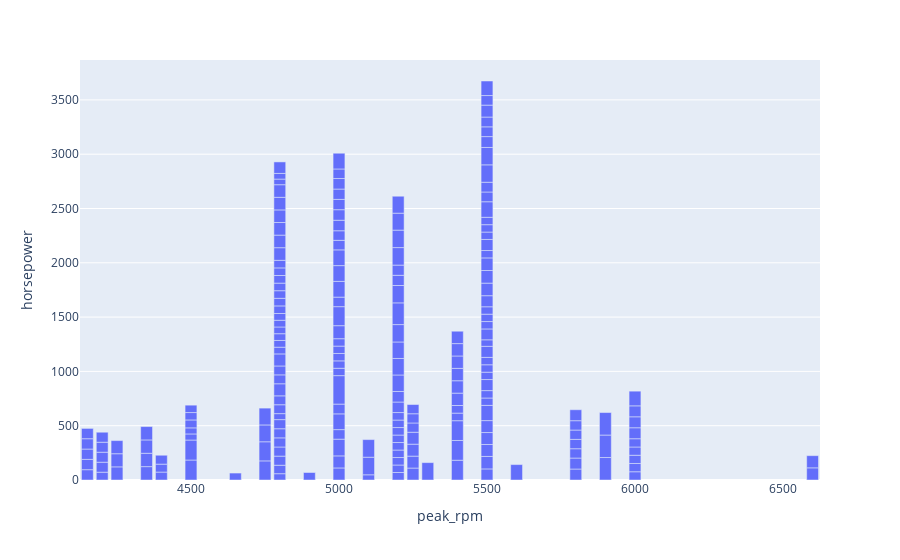

Notebook source saved alongside this figure:
### Markdown cell above
## Bar Plot

### Code cell
bar = px.bar(df, x='peak_rpm', y='horsepower')
bar.show()

### Figure 1 — Plotly figure (JSON) as saved in the notebook; plotly's stock layout.template omitted (floating-point values rounded to 4 significant figures; data arrays with more than 128 entries replaced by an {"elided": "..."} marker saying what was removed)
{"data": [{"alignmentgroup": "True", "hovertemplate": "peak_rpm=%{x}<br>horsepower=%{y}<extra></extra>", "legendgroup": "", "marker": {"color": "#636efa", "pattern": {"shape": ""}}, "name": "", "offsetgroup": "", "orientation": "v", "showlegend": false, "textposition": "auto", "type": "bar", "x": {"elided": "201 int values"}, "xaxis": "x", "y": {"elided": "201 int values"}, "yaxis": "y"}], "layout": {"barmode": "relative", "legend": {"tracegroupgap": 0}, "margin": {"t": 60}, "xaxis": {"anchor": "y", "domain": [0, 1], "title": {"text": "peak_rpm"}}, "yaxis": {"anchor": "x", "domain": [0, 1], "title": {"text": "horsepower"}}}}
